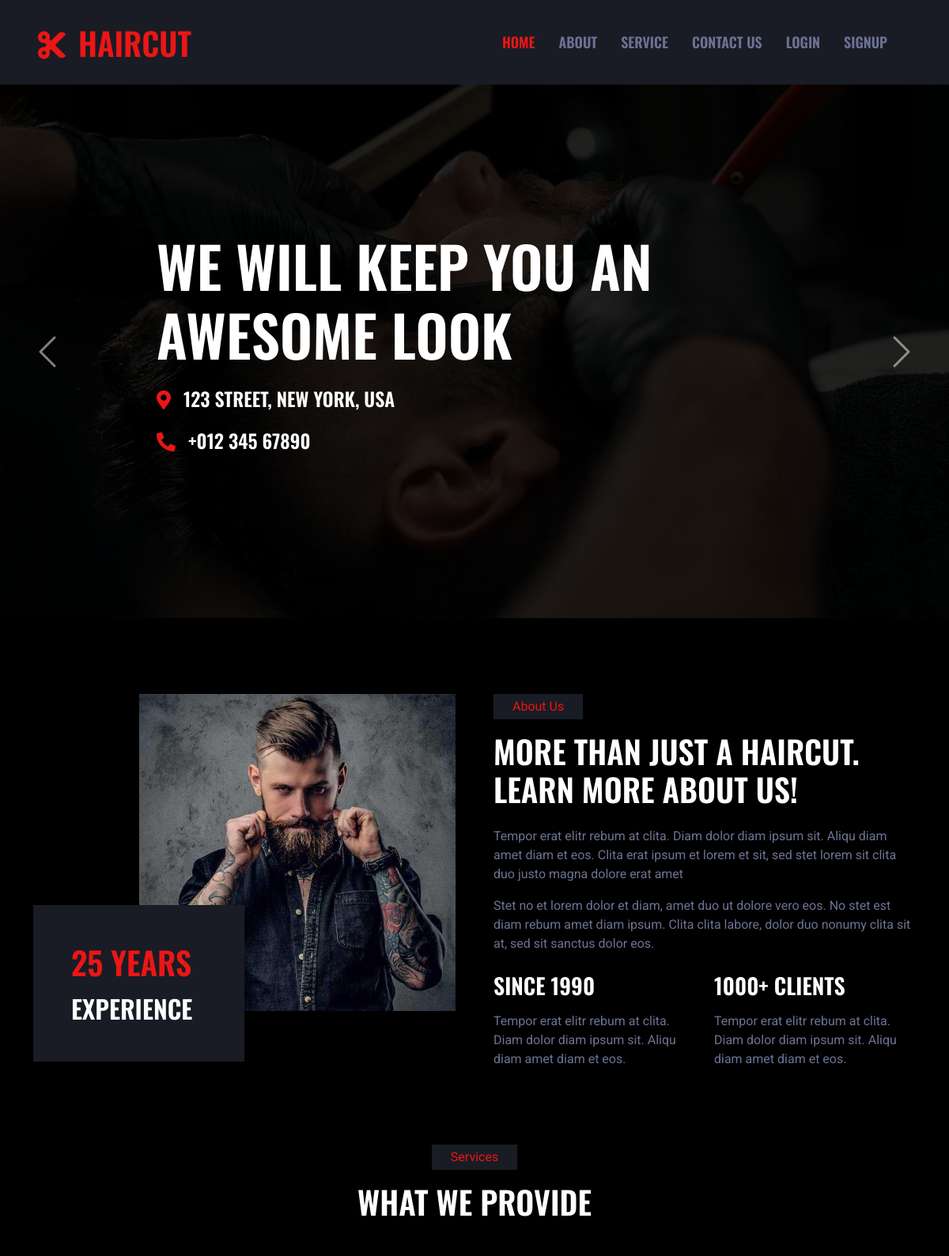
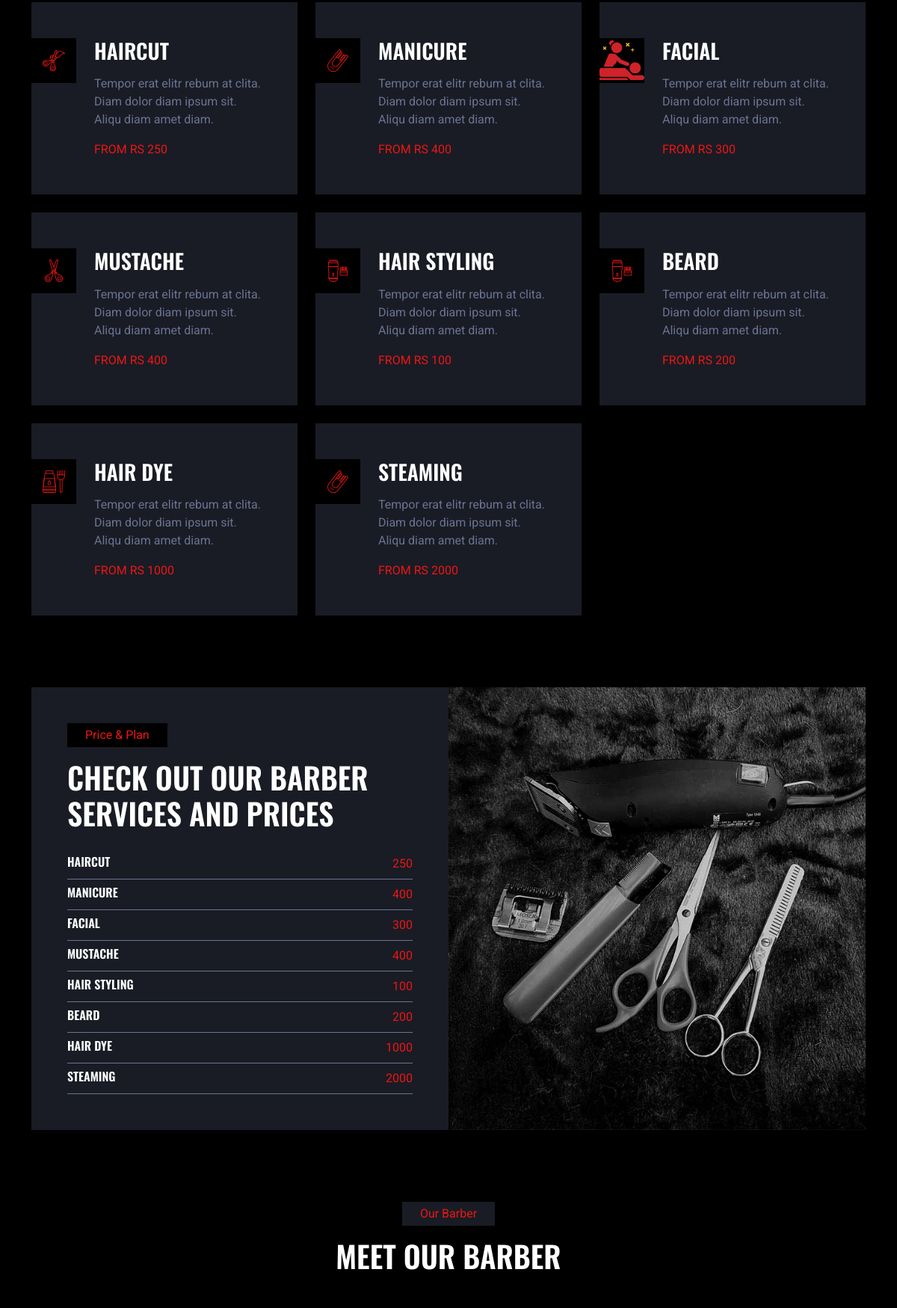
The page /users/index.php (upper part) on the database its author committed (2 pictures, top to bottom).
### tables this page shows
CREATE TABLE `services` (
  `id` int(11) NOT NULL,
  `servicesname` varchar(50) DEFAULT NULL,
  `price` int(11) DEFAULT NULL,
  `image` text DEFAULT NULL
);

### users/index.php (the view, shortened to what this page needs)
<?php
include('header.php')
?>
<div class="container-fluid p-0 mb-5 wow fadeIn" data-wow-delay="0.1s">
    <div id="header-carousel" class="carousel slide" data-bs-ride="carousel">
        <div class="carousel-inner">
            <div class="carousel-item active">
                <img class="w-100" src="img/carousel-1.jpg" alt="Image">
                <div class="carousel-caption d-flex align-items-center justify-content-center text-start">
                    <div class="mx-sm-5 px-5" style="max-width: 900px;">
                        <h1 class="display-2 text-white text-uppercase mb-4 animated slideInDown">We Will Keep You An Awesome Look</h1>
                        <h4 class="text-white text-uppercase mb-4 animated slideInDown"><i class="fa fa-map-marker-alt text-primary me-3"></i>123 Street, New York, USA</h4>
                        <h4 class="text-white text-uppercase mb-4 animated slideInDown"><i class="fa fa-phone-alt text-primary me-3"></i>+012 345 67890</h4>
                    </div>
                </div>
            </div>
        </div>
        <button class="carousel-control-prev" type="button" data-bs-target="#header-carousel"
            data-bs-slide="prev">
            <span class="carousel-control-prev-icon" aria-hidden="true"></span>
        </button>
        <button class="carousel-control-next" type="button" data-bs-target="#header-carousel"
            data-bs-slide="next">
            <span class="carousel-control-next-icon" aria-hidden="true"></span>
        </button>
    </div>
</div>
<div class="container-xxl py-5">
    <div class="container">
        <div class="row g-5">
            <div class="col-lg-6 wow fadeIn" data-wow-delay="0.1s">
                <div class="d-flex flex-column">
                    <img class="img-fluid w-75 align-self-end" src="img/about.jpg" alt="">
                    <div class="w-50 bg-secondary p-5" style="margin-top: -25%;">
                        <h1 class="text-uppercase text-primary mb-3">25 Years</h1>
                        <h2 class="text-uppercase mb-0">Experience</h2>
                    </div>
                </div>
            </div>
            <div class="col-lg-6 wow fadeIn" data-wow-delay="0.5s">
                <p class="d-inline-block bg-secondary text-primary py-1 px-4">About Us</p>
                <h1 class="text-uppercase mb-4">More Than Just A Haircut. Learn More About Us!</h1>
                <p>Tempor erat elitr rebum at clita. Diam dolor diam ipsum sit. Aliqu diam amet diam et eos. Clita erat ipsum et lorem et sit, sed stet lorem sit clita duo justo magna dolore erat amet</p>
                <p class="mb-4">Stet no et lorem dolor et diam, amet duo ut dolore vero eos. No stet est diam rebum amet diam ipsum. Clita clita labore, dolor duo nonumy clita sit at, sed sit sanctus dolor eos.</p>
                <div class="row g-4">
                    <div class="col-md-6">
                        <h3 class="text-uppercase mb-3">Since 1990</h3>
                        <p class="mb-0">Tempor erat elitr rebum at clita. Diam dolor diam ipsum sit. Aliqu diam amet diam et eos.</p>
                    </div>
                    <div class="col-md-6">
                        <h3 class="text-uppercase mb-3">1000+ clients</h3>
                        <p class="mb-0">Tempor erat elitr rebum at clita. Diam dolor diam ipsum sit. Aliqu diam amet diam et eos.</p>
                    </div>
                </div>
            </div>
        </div>
    </div>
</div>
<div class="container-xxl py-5">
    <div class="container">
        <div class="text-center mx-auto mb-5 wow fadeInUp" data-wow-delay="0.1s" style="max-width: 600px;">
            <p class="d-inline-block bg-secondary text-primary py-1 px-4">Services</p>
            <h1 class="text-uppercase">What We Provide</h1>
        </div>
        <div class="row g-4">
        <?php
                        $queryprice2="SELECT * from services";
                        $result2=mysqli_query($db,$queryprice2);
                        while($row=mysqli_fetch_assoc($result2)){
                            ?>
            <div class="col-lg-4 col-md-6 wow fadeInUp" data-wow-delay="0.1s">
                <div class="service-item position-relative overflow-hidden bg-secondary d-flex h-100 p-5 ps-0">
                    <div class="bg-dark d-flex flex-shrink-0 align-items-center justify-content-center" style="width: 60px; height: 60px;">
                        <img class="img-fluid" src="../admin/service/<?php echo $row['image']?>" alt="">
                    </div>
                    <div class="ps-4">
                        <h3 class="text-uppercase mb-3"><?php echo $row['servicesname'] ?></h3>
                        <p>Tempor erat elitr rebum at clita. Diam dolor diam ipsum sit. Aliqu diam amet diam.</p>
                        <span class="text-uppercase text-primary">From Rs <?php echo $row['price'] ?></span>
                    </div>
                </div>
            </div>
            <?php
                        }
            ?>
        </div>
    </div>
</div>
<div class="container-xxl py-5">
    <div class="container">
        <div class="row g-0">
            <div class="col-lg-6 wow fadeIn" data-wow-delay="0.1s">
                <div class="bg-secondary h-100 d-flex flex-column justify-content-center p-5">
                    <p class="d-inline-flex bg-dark text-primary py-1 px-4 me-auto">Price & Plan</p>
                    <h1 class="text-uppercase mb-4">Check Out Our Barber Services And Prices</h1>
                    <div>
                        <?php
                        $queryprice="SELECT * from services";
                        $result=mysqli_query($db,$queryprice);
                        while($row=mysqli_fetch_assoc($result)){
                            ?>
                              <div class="d-flex justify-content-between border-bottom py-2">
                            <h6 class="text-uppercase mb-0"><?php echo $row['servicesname'] ?></h6>
                            <span class="text-uppercase text-primary"><?php echo $row['price'] ?></span>
                        </div>
                            <?php
                        }
                         ?>
                    </div>
                </div>
            </div>
            <div class="col-lg-6 wow fadeIn" data-wow-delay="0.5s">
                <div class="h-100">
                    <img class="img-fluid h-100" src="img/price.jpg" alt="">
                </div>
            </div>
        </div>
    </div>
</div>
<div class="container-xxl py-5">
    <div class="container">
        <div class="text-center mx-auto mb-5 wow fadeInUp" data-wow-delay="0.1s" style="max-width: 600px;">
            <p class="d-inline-block bg-secondary text-primary py-1 px-4">Our Barber</p>
            <h1 class="text-uppercase">Meet Our Barber</h1>
        </div>
        <div class="row g-4">
        </div>
    </div>
</div>
<?php
include('footer.php');
?>

### users/css/style.css (style rules this page uses)
:root { --primary: #EB1616; --secondary: #191C24; --light: #6C7293; --dark: #000000; }
.carousel-caption { top: 0; left: 0; right: 0; bottom: 0; background: rgba(0, 0, 0, .85); z-index: 1; }
.carousel-control-prev, .carousel-control-next { width: 10%; }
.carousel-control-prev-icon, .carousel-control-next-icon { width: 3rem; height: 3rem; }

### rows shown on the page
services: image (picture), servicesname "HAIRCUT", price "250"
services: image (picture), servicesname "MANICURE", price "400"
services: image (picture), servicesname "FACIAL", price "300"
services: image (picture), servicesname "MUSTACHE", price "400"
services: image (picture), servicesname "HAIR STYLING", price "100"
services: image (picture), servicesname "BEARD", price "200"
services: image (picture), servicesname "HAIR DYE", price "1000"
services: image (picture), servicesname "STEAMING", price "2000"
